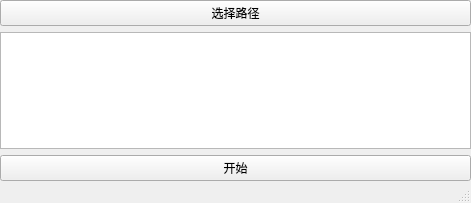
<?xml version="1.0" encoding="UTF-8"?>
<ui version="4.0">
 <class>mainWindow</class>
 <widget class="QMainWindow" name="mainWindow">
  <property name="geometry">
   <rect>
    <x>0</x>
    <y>0</y>
    <width>471</width>
    <height>203</height>
   </rect>
  </property>
  <property name="windowTitle">
   <string>MainWindow</string>
  </property>
  <widget class="QWidget" name="centralwidget">
   <widget class="QWidget" name="verticalLayoutWidget">
    <property name="geometry">
     <rect>
      <x>0</x>
      <y>0</y>
      <width>471</width>
      <height>181</height>
     </rect>
    </property>
    <layout class="QVBoxLayout" name="verticalLayout">
     <item>
      <widget class="QPushButton" name="path_select_btn">
       <property name="text">
        <string>选择路径</string>
       </property>
      </widget>
     </item>
     <item>
      <widget class="QTextEdit" name="text_view"/>
     </item>
     <item>
      <widget class="QPushButton" name="start_btn">
       <property name="text">
        <string>开始</string>
       </property>
      </widget>
     </item>
    </layout>
   </widget>
  </widget>
  <widget class="QStatusBar" name="statusbar"/>
 </widget>
 <resources/>
 <connections/>
</ui>
